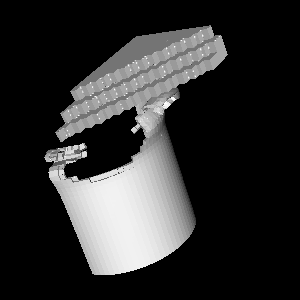

Here is the Python script that generated this plot:
#!/usr/bin/env python

# Read an Exodus file, crinkle-clip with ExtractGeometry, write to IOSS, read back, and render.

import glob
import os
import tempfile

import vtkmodules.vtkInteractionStyle  # noqa: F401
import vtkmodules.vtkRenderingFreeType  # noqa: F401
import vtkmodules.vtkRenderingOpenGL2  # noqa: F401

from vtkmodules.vtkCommonDataModel import vtkPlane
from vtkmodules.vtkFiltersExtraction import vtkExtractGeometry
from vtkmodules.vtkFiltersGeometry import vtkDataSetSurfaceFilter
from vtkmodules.vtkIOIOSS import (
    vtkIOSSReader,
    vtkIOSSWriter,
)
from vtkmodules.vtkRenderingCore import (
    vtkActor,
    vtkCompositePolyDataMapper,
    vtkRenderWindow,
    vtkRenderWindowInteractor,
    vtkRenderer,
)

# Source
data_dir = os.environ.get("VPE_DATA_DIR", os.path.dirname(os.path.abspath(__file__)))
temp_dir = tempfile.mkdtemp()
output_file = os.path.join(temp_dir, "crinkle_clip.ex2")

# Read the source Exodus file
reader_0 = vtkIOSSReader()
reader_0.SetFileName(os.path.join(data_dir, "Exodus", "can.e.4", "can.e.4.0"))
reader_0.SetGroupNumericVectorFieldComponents(True)
reader_0.UpdateInformation()
reader_0.GetElementBlockSelection().EnableAllArrays()
reader_0.GetNodeSetSelection().EnableAllArrays()
reader_0.GetSideSetSelection().EnableAllArrays()

# Crinkle clip with a plane
clip_plane = vtkPlane()
clip_plane.SetNormal(1, 1, 1)

extract_geometry = vtkExtractGeometry()
extract_geometry.SetImplicitFunction(clip_plane)
extract_geometry.SetInputConnection(reader_0.GetOutputPort())

# Write the clipped data
ioss_writer = vtkIOSSWriter()
ioss_writer.SetFileName(output_file)
ioss_writer.SetInputConnection(extract_geometry.GetOutputPort())
ioss_writer.Write()

# Read the written file back
ioss_reader = vtkIOSSReader()
ioss_reader.SetFileName(output_file)
ioss_reader.SetGroupNumericVectorFieldComponents(True)
ioss_reader.GetElementBlockSelection().EnableAllArrays()
ioss_reader.GetNodeSetSelection().EnableAllArrays()
ioss_reader.GetSideSetSelection().EnableAllArrays()
ioss_reader.UpdateInformation()
ioss_reader.UpdateTimeStep(0.00100001)

# Extract surface
surface_filter = vtkDataSetSurfaceFilter()
surface_filter.SetInputDataObject(ioss_reader.GetOutputDataObject(0))

# Mapper
surface_mapper = vtkCompositePolyDataMapper()
surface_mapper.SetInputConnection(surface_filter.GetOutputPort())

# Actor
actor = vtkActor()
actor.SetMapper(surface_mapper)

# Renderer
renderer = vtkRenderer()
renderer.AddActor(actor)

# Render window
render_window = vtkRenderWindow()
render_window.AddRenderer(renderer)
render_window.SetWindowName("ioss exodus writer crinkle clip")
render_window.SetMultiSamples(0)
render_window.SetSize(300, 300)

# Interactor
interactor = vtkRenderWindowInteractor()
interactor.SetRenderWindow(render_window)

# Scene
camera = renderer.GetActiveCamera()
camera.SetPosition(10.0, 10.0, 5.0)
camera.SetViewUp(0.0, 0.4, 1.0)
renderer.ResetCamera()

interactor.Initialize()
interactor.Start()

# Clean up temp files
for f in glob.glob(os.path.join(temp_dir, "*")):
    os.remove(f)
os.rmdir(temp_dir)
